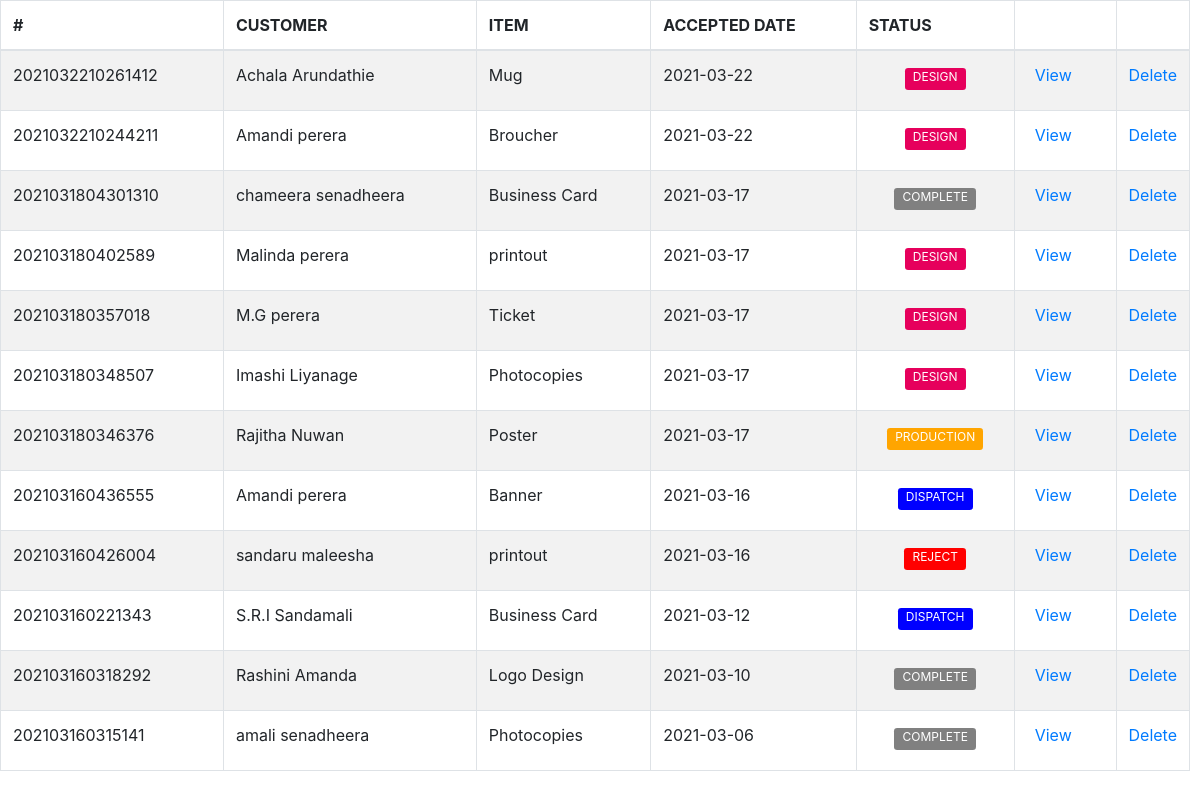
/tables/jobs_table.php (signed in), run on the app's committed database.
### tables this page shows
CREATE TABLE `jobs` (
  `id` int(11) NOT NULL,
  `job_no` varchar(100) NOT NULL,
  `customer` varchar(400) NOT NULL,
  `channel` varchar(100) NOT NULL,
  `job_type` varchar(100) NOT NULL,
  `product` varchar(100) NOT NULL,
  `category` varchar(100) NOT NULL,
  `material` varchar(64) NOT NULL,
  `size` varchar(50) NOT NULL,
  `bind` varchar(50) NOT NULL,
  `colour` text NOT NULL,
  `user_description` varchar(250) NOT NULL,
  `date` date NOT NULL,
  `quantity` decimal(10,2) NOT NULL,
  `unit_price` decimal(10,2) NOT NULL,
  `budget` decimal(10,2) NOT NULL,
  `discount` decimal(10,2) NOT NULL DEFAULT '0.00',
  `discounted` decimal(10,2) NOT NULL,
  `ad_pay_amount` decimal(10,2) NOT NULL,
  `rest` decimal(10,2) NOT NULL,
  `admin_description` varchar(250) NOT NULL,
  `state` enum('request','design','production','reject','QA','complete','dispatch') NOT NULL,
  `accepted_by` varchar(100) NOT NULL,
  `designed_by` varchar(150) NOT NULL,
  `production_by` varchar(150) NOT NULL,
  `checked_by` varchar(100) NOT NULL,
  `failed_reason` varchar(255) NOT NULL,
  `cash` decimal(10,2) NOT NULL,
  `change_amt` decimal(10,2) NOT NULL,
  `payment` decimal(10,2) NOT NULL,
  `dispatch_day` varchar(100) NOT NULL,
  `dispatch_year` varchar(10) NOT NULL,
  `dispatch_month` varchar(10) NOT NULL,
  `dispatched_by` varchar(150) NOT NULL
);

### tables/jobs_table.php (the view, shortened to what this page needs)
<!DOCTYPE html>
<html>
<head>
</head>
<body>
      <?php
      require '../include/config.php';
      if(isset($_POST["query"]))
      {
         $search =$_POST["query"];
         $query = "SELECT * FROM jobs WHERE job_no LIKE '%".$search."%' ";
      }
      else
      {
      $query = "SELECT * FROM jobs ORDER BY id DESC";
      }
      $result = mysqli_query($conn ,$query);
      if(mysqli_num_rows($result)>0)
      {
      ?>
 <div class="tablealign">
 <?php include('../include/head.php'); ?>
  <table id="example" class="table table-striped table-bordered" style="width:100%">
   <thead>
    <tr>
     <th>#</th>
     <th>CUSTOMER</th>
     <th>ITEM</th>
     <th>ACCEPTED DATE</th>
     <th>STATUS</th>
     <th></th>
     <?php
     $user = $_SESSION['email'];
     $qry = mysqli_query($conn ,"SELECT level FROM signup WHERE email='$user'");
     $data = mysqli_fetch_array($qry);
     $level= $data['level'];
     if($level==1 || $level==2){
      echo '<th></th>';
     }else{
      echo '<th hidden=""></th>';
     }
     ?>
    </tr>
   </thead>
   <tbody>
   <?php
   while($row = mysqli_fetch_array($result))
   {
    echo '
    <tr>
     <td>'.$row["job_no"].'</td>
     <td>'.$row["customer"].'</td>
     <td>'.$row["product"].'</td>
     <td>'.$row["date"].'</td>';
     if($row["state"]=="request"){
        echo
        '<td> <center> <label class="btn-sm" style="background-color:green; border: 0px; color: #ffffff; font-size: 12px; padding-top: 0px;">'."NEW".'</label></center></td>';
     }else if($row["state"]=="design"){
        echo
        '<td> <center> <label class="btn-sm" style="background-color:#e6005c; border: 0px; color: #ffffff; font-size: 12px; padding-top: 0px;">'."DESIGN".'</label></center></td>';
     }else if($row["state"]=="production"){
        echo
        '<td> <center> <label class="btn-sm" style="background-color:orange; border: 0px; color: #ffffff; font-size: 12px; padding-top: 0px;">'."PRODUCTION".'</label></center></td>';
     }else if($row["state"]=="QA"){
        echo
        '<td> <center> <label class="btn-sm" style="background-color:#00a3cc; border: 0px; color: #ffffff; font-size: 12px; padding-top: 0px;">'."QA".'</label></center></td>';
     }else if($row["state"]=="dispatch"){
        echo
        '<td> <center> <label class="btn-sm" style="background-color:blue; border: 0px; color: #ffffff; font-size: 12px; padding-top: 0px;">'."DISPATCH".'</label></center></td>';
     }else if($row["state"]=="complete"){
        echo
        '<td> <center> <label class="btn-sm" style="background-color:gray; border: 0px; color: #ffffff; font-size: 12px; padding-top: 0px;">'."COMPLETE".'</label></center></td>';
     }else if($row["state"]=="reject"){
        echo
        '<td> <center> <label class="btn-sm" style="background-color:red; border: 0px; color: #ffffff; font-size: 12px; padding-top: 0px;">'."REJECT".'</label></center></td>';
     }
    echo '
      <td><button type="button"  id="' .$row["id"].'" name="'.$row["id"].'" class="btn btn-primary btn-sm view_data" data-toggle="modal" data-target="#myModaljobs" style="background-color: transparent; border: 0px; color: #007bff; font-size: 16px; padding-top: 0px;">View</button></td>';
    if($level==1 || $level==2){
      echo '<td style="width: 5%;"><a href="../controller/jobs_controller?j_delete_id='.$row["id"].'" onclick="confirmation(event)">Delete</a></td>';
    }else{
      echo '<td style="width: 5%;" hidden><a href="../controller/jobs_controller?j_delete_id='.$row["id"].'" onclick="confirmation(event)">Delete</a></td>';
    }
   }
   ?>
   </tbody>
  </table>
</div>
   <?php
  }
  else
  {
   echo 'Data Not Found';
  }
  ?>
  </body>
  </html>

### css/sb-admin.css (style rules this page uses)
html { position: relative; min-height: 100%; }
body { overflow-x: hidden; }

### tables/jobs_table.php (style rules this page uses)
.tablealign { margin-right: 10px; }

### data on the page
jobs: job_no "2021032210261412", customer "Achala Arundathie", product "Mug", date "2021-03-22", state "DESIGN"
jobs: job_no "2021032210244211", customer "Amandi perera", product "Broucher", date "2021-03-22", state "DESIGN"
jobs: job_no "2021031804301310", customer "chameera senadheera", product "Business Card", date "2021-03-17", state "COMPLETE"
jobs: job_no "202103180402589", customer "Malinda perera", product "printout", date "2021-03-17", state "DESIGN"
jobs: job_no "202103180357018", customer "M.G perera", product "Ticket", date "2021-03-17", state "DESIGN"
jobs: job_no "202103180348507", customer "Imashi Liyanage", product "Photocopies", date "2021-03-17", state "DESIGN"
jobs: job_no "202103180346376", customer "Rajitha Nuwan", product "Poster", date "2021-03-17", state "PRODUCTION"
jobs: job_no "202103160436555", customer "Amandi perera", product "Banner", date "2021-03-16", state "DISPATCH"
jobs: job_no "202103160426004", customer "sandaru maleesha", product "printout", date "2021-03-16", state "REJECT"
jobs: job_no "202103160221343", customer "S.R.I Sandamali", product "Business Card", date "2021-03-12", state "DISPATCH"
jobs: job_no "202103160318292", customer "Rashini Amanda", product "Logo Design", date "2021-03-10", state "COMPLETE"
jobs: job_no "202103160315141", customer "amali senadheera", product "Photocopies", date "2021-03-06", state "COMPLETE"
